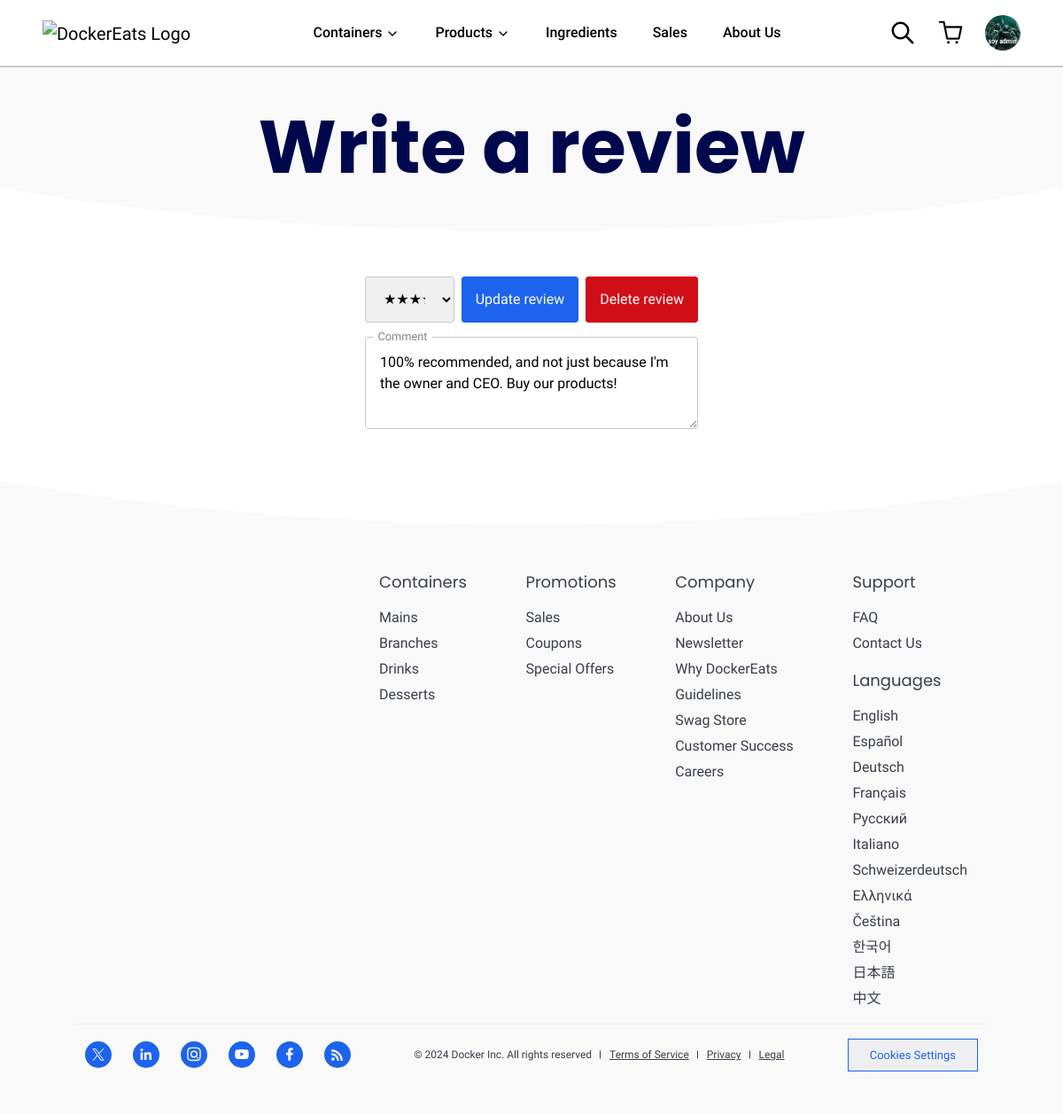
The page /orders/review/5 (signed in) on the database its author committed.
### tables this page shows
CREATE TABLE `REVIEWS` (
  `id_review` int NOT NULL AUTO_INCREMENT,
  `id_user` int NOT NULL,
  `id_order` int NOT NULL,
  `comment` varchar(255) DEFAULT NULL,
  `stars` decimal(2,1) NOT NULL,
  `published_date` date NOT NULL,
  PRIMARY KEY (`id_review`),
  KEY `fk_REVIEW_USERS1_idx` (`id_user`),
  KEY `fk_REVIEW_ORDERS1_idx` (`id_order`),
  CONSTRAINT `fk_REVIEW_ORDERS1` FOREIGN KEY (`id_order`) REFERENCES `ORDERS` (`id_order`) ON DELETE CASCADE,
  CONSTRAINT `fk_REVIEW_USERS1` FOREIGN KEY (`id_user`) REFERENCES `USERS` (`id_user`) ON DELETE CASCADE
);

CREATE TABLE `ORDERS` (
  `id_order` int NOT NULL AUTO_INCREMENT,
  `id_user` int NOT NULL,
  `id_establishment` int DEFAULT NULL,
  `date_order` date NOT NULL,
  `delivery_address` varchar(255) DEFAULT NULL,
  `payment_type` varchar(10) NOT NULL,
  `card_number` varchar(16) DEFAULT NULL,
  `expiration_date` varchar(5) DEFAULT NULL,
  `cvc` varchar(3) DEFAULT NULL,
  `card_holder` varchar(45) DEFAULT NULL,
  PRIMARY KEY (`id_order`),
  KEY `fk_ORDERS_ESTABLISHMENTS1_idx` (`id_establishment`),
  KEY `fk_ORDERS_USERS1_idx` (`id_user`),
  CONSTRAINT `fk_ORDERS_ESTABLISHMENTS1` FOREIGN KEY (`id_establishment`) REFERENCES `ESTABLISHMENTS` (`id_establishment`),
  CONSTRAINT `fk_ORDERS_USERS1` FOREIGN KEY (`id_user`) REFERENCES `USERS` (`id_user`)
);

### controllers/ordersController.php (called while the page is built, shortened)
<?php
include_once("models/orders/OrdersDAO.php");
class ordersController {
    public function review() {
        $order = OrdersDAO::get($_GET['order']);
        include_once("views/main.php");
    }
}
?>

### models/orders/OrdersDAO.php (called while the page is built, shortened)
<?php
include_once("models/orders/Order.php");
class OrdersDAO {
    public static function get($id) {
        $con = DataBase::getInstance();
        $stmt = $con->prepare("SELECT
            o.id_order,
            o.date_order,
            o.delivery_address,
            o.payment_type,
            o.card_number,
            o.expiration_date,
            o.cvc,
            o.card_holder,
            o.id_user,
            u.username,
            e.id_establishment,
            e.name AS establishment_name,
            r.id_review,
            r.id_user AS review_id_user,
            r.comment,
            r.stars,
            r.published_date
        FROM
            ORDERS o
        LEFT JOIN USERS u ON o.id_user = u.id_user
        LEFT JOIN ESTABLISHMENTS e ON o.id_establishment = e.id_establishment
        LEFT JOIN REVIEWS r ON o.id_order = r.id_order
        WHERE o.id_order = ?");
        $stmt->bind_param('i', $id);
        $stmt->execute();
        $result = $stmt->get_result();
        $order = $result->fetch_object("Order");
        return $order;
    }
}
?>

### models/orders/Order.php (called while the page is built, shortened)
<?php
class Order {
    protected $id_review;
    protected $comment;
    protected $stars;
    public function getId_review()
    {
        return $this->id_review;
    }
    public function getComment()
    {
        return $this->comment;
    }
    public function getStars()
    {
        return $this->stars;
    }
}
?>

### views/orders/review.php (the view, shortened to what this page needs)
<?php include_once('views/header.php') ?>
<main>
<section id="banner" class="container-fluid text-center py-5">
    <div class="row">
        <div class="col d-flex flex-column align-items-center gap-3">
            <h1>Write a review</h1>
        </div>
    </div>
</section>
<section id="review-cont" class="container-fluid wave-separator pt-5">
    <div class="row">
        <form action="" method="POST" class="d-flex flex-column align-items-center gap-3 mx-auto col-8 col-md-6 col-lg-4">
            <div class="inputDiv position-relative d-flex gap-2">
                <select name="stars" id="stars">
                <?php
                $stars = [0, 0.5, 1, 1.5, 2, 2.5, 3, 3.5, 4, 4.5, 5];
                foreach ($stars as $value) {
                    $starsDisplay = str_repeat('★', floor($value)) .
                                    ($value - floor($value) == 0.5 ? '✯' : '') .
                                    str_repeat('☆', 5 - ceil($value));
                    $selected = floatval($order->getStars()) == $value ? 'selected' : '';
                    echo "<option value=\"$value\" $selected>$starsDisplay</option>";
                }
                ?>
                </select>
                <input type="submit" value="<?=$order->getId_review() ? 'Update' : 'Create'?> review" name="create" id="create">
                <input type="submit" class="delete" value="Delete review" name="delete" id="delete">
            </div>
            <div class="inputDiv no-label position-relative">
                <textarea name="comment" id="comment" required placeholder=" " autocomplete="off"><?=$order->getComment()?></textarea>
                <label for="comment">Comment</label>
            </div>
        </form>
    </div>
</section>
</main>
<?php include_once('views/footer.php') ?>

### css/style.css (style rules this page uses)
:root { --ishmael-blue: #1D63ED; --queequeg-blue: #00084D; --pequod-blue: #8BC7F5; --heathcliff-purple: #7D2EFF; --ricardo-blue: #0C49C2; --indigo-elder-blue: #1C90EC; --stubb-blue: #A2BEF6; --pip-blue: #E5F2FC; --docker-gradient: linear-gradient(90deg, var(--queequeg-blue), var(--ishmael-blue)); --starbuck-black: #17191E; --mermaid-gray: #393f49; --ahab-gray: #81838F; --vergilius-gray: #e1e2e6; --charon-gray: #C4C8D1; --smee-gray: #EFEFF2; --pallid-white: #F5FAFE; --pilot-white: #F9F9FA; --ahab-gray-50: rgba(129, 131, 143, 50%); --zayin-green: #2E7F74; --zayin-green2: #3BA08D; --he-yellow: #B0A600; --he-yellow2: #DDC500; --aleph-red: #a03b4e; --aleph-red2: #d00e17; }
* { font-family: Roboto, sans-serif; }
h1, h2, h3, h4, h5 { font-family: Poppins, sans-serif; }
h1 { color: var(--queequeg-blue); font-weight: bold; font-size: clamp(32px, 7vw, 100px); text-align: center; line-height: 1em; }
main section:not(.abnormal):last-of-type { padding-bottom: calc(4% + 5vw - 4px); }
.wave-separator::before { background-position: bottom; -webkit-mask-image: url(/svg/footerbefore.svg); mask-image: url(/svg/footerbefore.svg); -webkit-mask-position: bottom; mask-position: bottom; background-color: inherit; content: ""; height: 5vw; -webkit-mask-size: auto 100%; mask-size: auto 100%; position: absolute; width: 100%; padding: 0px; z-index: 1; top: calc(-5vw + 2px); left: 0; }
.wave-separator { position: relative; }
.inputDiv { width: 100%; }
.inputDiv input, .inputDiv select, .inputDiv textarea { height: 52px; padding: 0px 16px; border: 1px solid var(--charon-gray); border-radius: 3px; width: 100%; transition: 0.2s ease; outline: 2px solid white; }
.inputDiv textarea { padding: 16px; }
input[type='submit'] { color: white; background-color: var(--ishmael-blue); border: 0px solid var(--ishmael-blue); }
input[type='submit'].delete { background-color: var(--aleph-red2); border: 0px solid var(--aleph-red2); }
.inputDiv label { position: absolute; left: 16px; top: 26px; padding: 1px 6px; color: var(--ahab-gray); background-color: white; transform: translateY(-50%); pointer-events: none; transform-origin: left center; transition: 0.2s ease; }
.inputDiv:focus-within label, .inputDiv input:not(:placeholder-shown) + label, .inputDiv.no-label label { transform: scale(0.8) translateX(-8px) translateY(calc(-36px - 50%)); }
#review #banner { background-color: var(--pilot-white); }
#review #review-cont { background-color: white; }
#review textarea { height: 104px; }

### rows shown on the page
reviews: create "Update review"
orders: comment "100% recommended, and not just because I'm the owner and CEO. Buy our products!"

### other values the page prints
form field stars "★★★★★"
